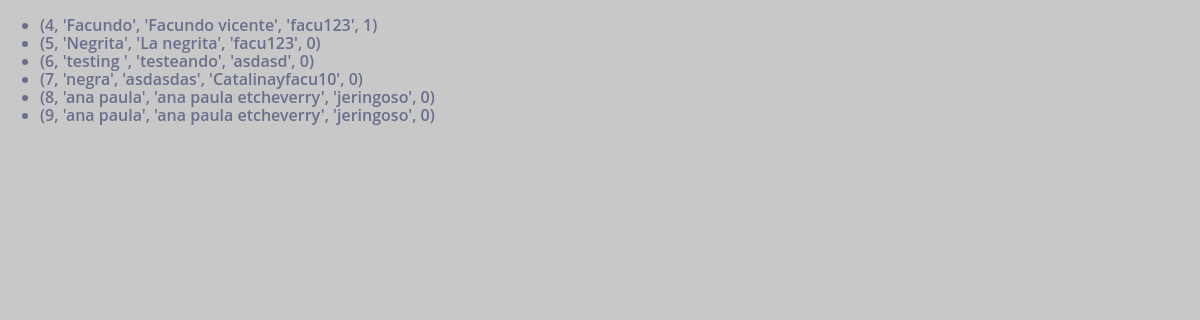
Screenshot of /users with the database file from the repository.
### tables this page shows
CREATE TABLE Users (
	Id INTEGER NOT NULL PRIMARY KEY AUTOINCREMENT,
	Username TEXT(50) DEFAULT "" NOT NULL,
	Fullname TEXT(200) DEFAULT "",
	Password TEXT(120) NOT NULL,
	IsAdmin NUMERIC DEFAULT 0
);

### app.py (the view)
@app.route("/users")
def getUsers():
    cur, conn  = get_db_connection()
    users = cur.execute('SELECT * FROM Users')
    return render_template('users.html', users=users)

### db/config.py (called while the page is built)
def get_db_connection():
    conn = sqlite3.connect('db/tfinal.db')
    cur = conn.cursor()
    return cur, conn

### templates/users.html (shortened to what this page needs)
<!DOCTYPE html>
<html lang="en">
<head>
    <link rel="stylesheet" href="{{ url_for('static', filename='css/main.css') }}">
</head>
<body>
    <div class="sign-in-container">
        <ul>
            {% for user in users %}
            <li>{{user}}</li>
            {% endfor %}
        </ul>
    </div>
</body>
</html>

### static/css/main.css (style rules this page uses)
body { margin:0; color:#6a6f8c; background:#c8c8c8; font:600 16px/18px 'Open Sans',sans-serif; }
*,:after,:before { box-sizing:border-box }

### rows the page displays
Users: user "(4, 'Facundo', 'Facundo vicente', 'facu123', 1)"
Users: user "(5, 'Negrita', 'La negrita', 'facu123', 0)"
Users: user "(6, 'testing ', 'testeando', 'asdasd', 0)"
Users: user "(7, 'negra', 'asdasdas', 'Catalinayfacu10', 0)"
Users: user "(8, 'ana paula', 'ana paula etcheverry', 'jeringoso', 0)"
Users: user "(9, 'ana paula', 'ana paula etcheverry', 'jeringoso', 0)"
